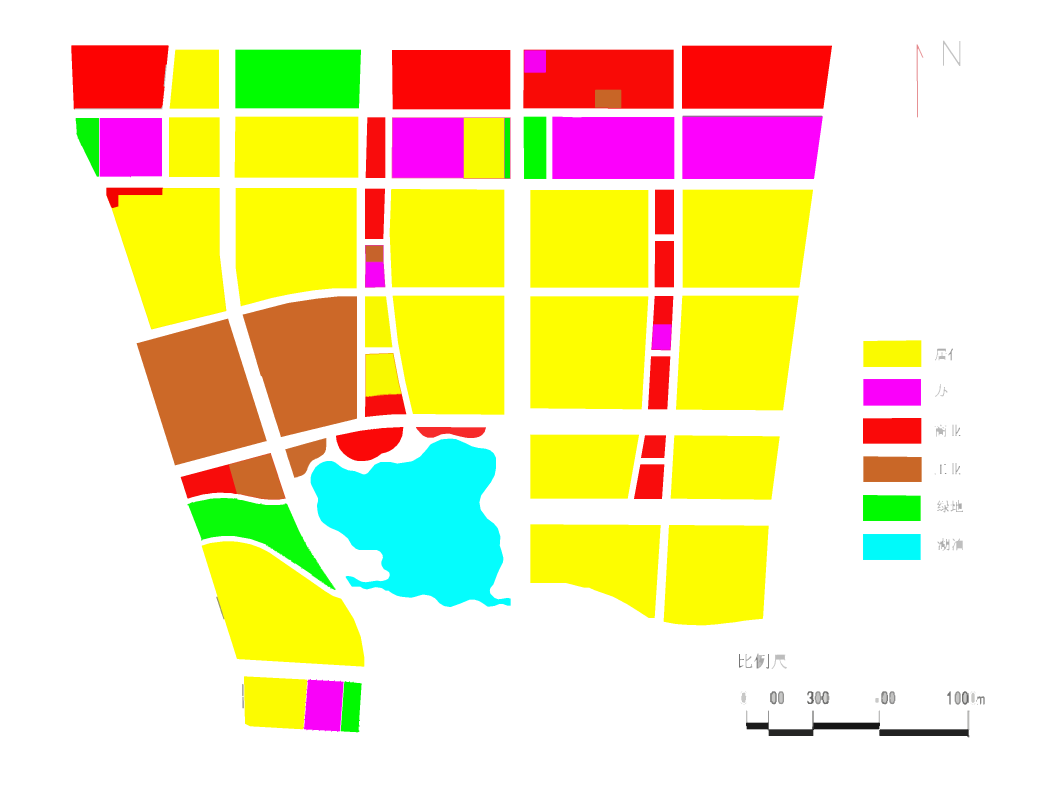
#> input picture contour-hierarchy/data_hierarchy3.png, 3151 x 2401 px (shown at 1/3 size)
$ jupyter execute --allow-errors contour-hierachy-redraw-line-scale-area.ipynb
#> lines starting #> are read from the running program, lines starting #| are printed output that depends on the picture; after the words box and inside, x2 and y2 are one past the last pixel; in counts of white or black regions, pixels touching at a corner belong together
[cell 1]
import numpy as np
import cv2 as cv

src = cv.imread('data_hierarchy3.png')
#> src is the input picture: shape (2401, 3151, 3); mean B, G, R 178.7, 227.2, 239.9
maxSizeOfOriginalSrcImg = max(src.shape[0], src.shape[1])
src = cv.resize(src, (0,0), fx=1000/maxSizeOfOriginalSrcImg, fy=1000/maxSizeOfOriginalSrcImg)
#> src: shape (762, 1000, 3)
reDrewnLine = src.copy()

# re-draw  all edges
gray = cv.cvtColor(reDrewnLine, cv.COLOR_BGR2GRAY)
edges = cv.Canny(gray,0,255)
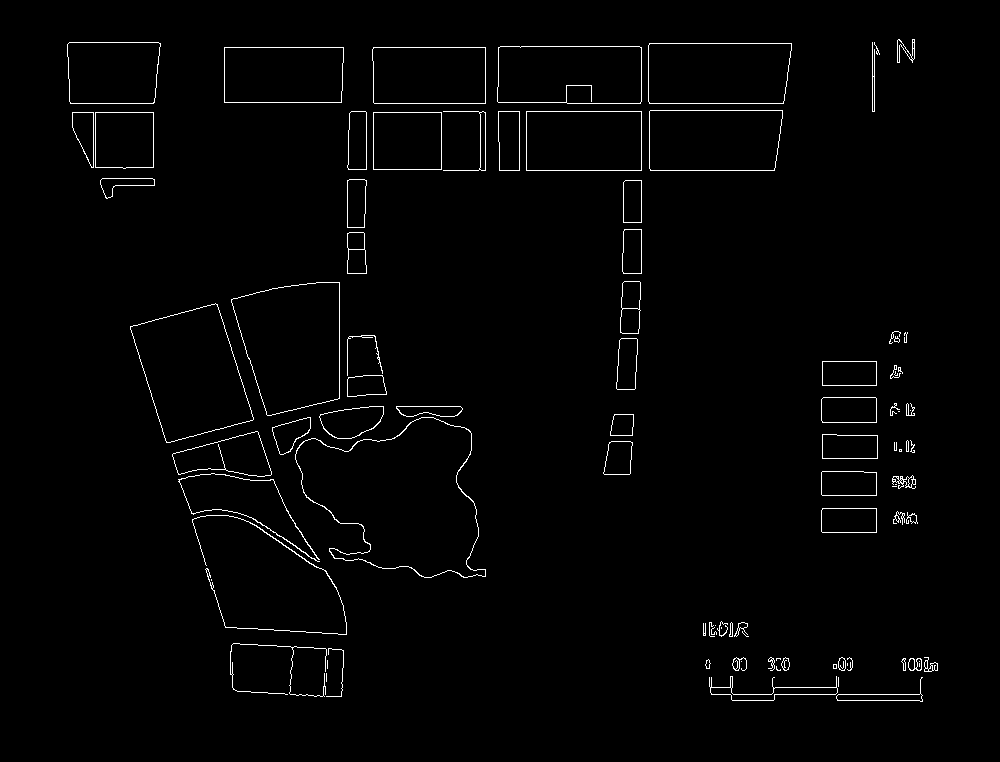
#> edges: shape (762, 1000); 1.5% white in thin lines or dots, all inside (x1, y1, x2, y2) = (67, 39, 938, 702)
contours1, hierarchy1 = cv.findContours(edges, cv.RETR_TREE, cv.CHAIN_APPROX_SIMPLE)
#> contours1 = 193 contours, 79 with area under 20; largest, box (x1, y1, x2, y2) and area: (295, 417, 486, 578) 19690, (295, 417, 486, 578) 19564, (231, 282, 340, 416) 11142, (231, 282, 340, 416) 11140, (130, 303, 254, 443) 10994
cv.drawContours(reDrewnLine, contours1, -1, (0,0,0), 3)
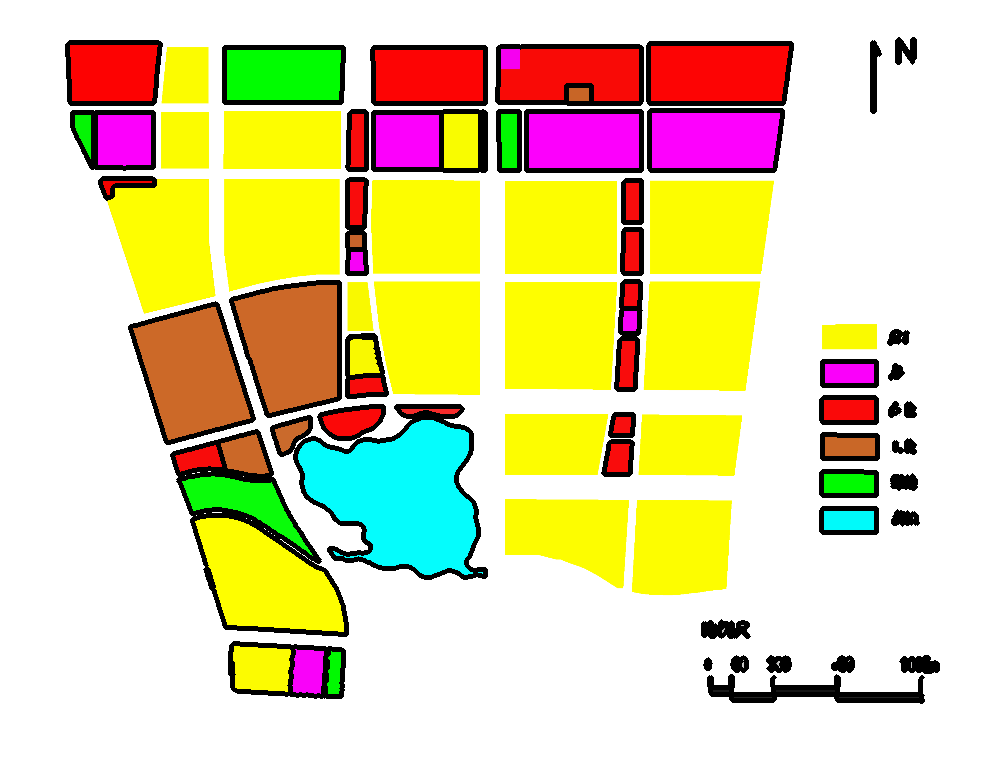
#> reDrewnLine: shape (762, 1000, 3); mean B, G, R 166.9, 214.6, 224.8

# get contours by re-draw edges
gray = cv.cvtColor(reDrewnLine, cv.COLOR_BGR2GRAY)
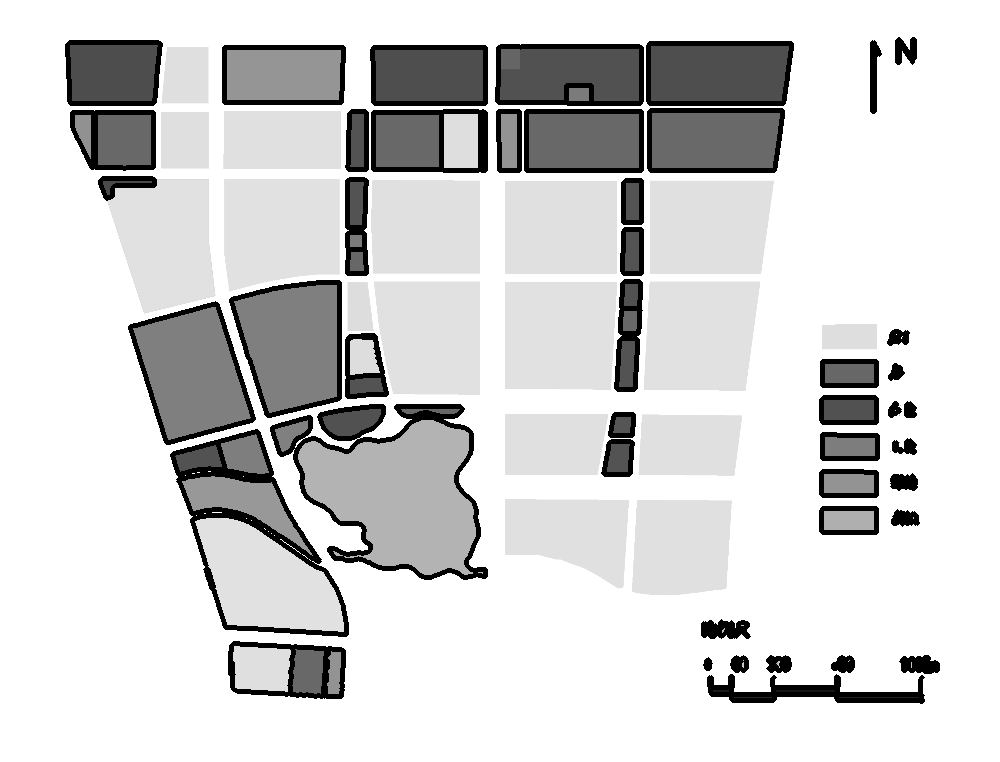
#> gray: shape (762, 1000); min 0, max 255, mean 212.2
edges = cv.Canny(gray,0,255)
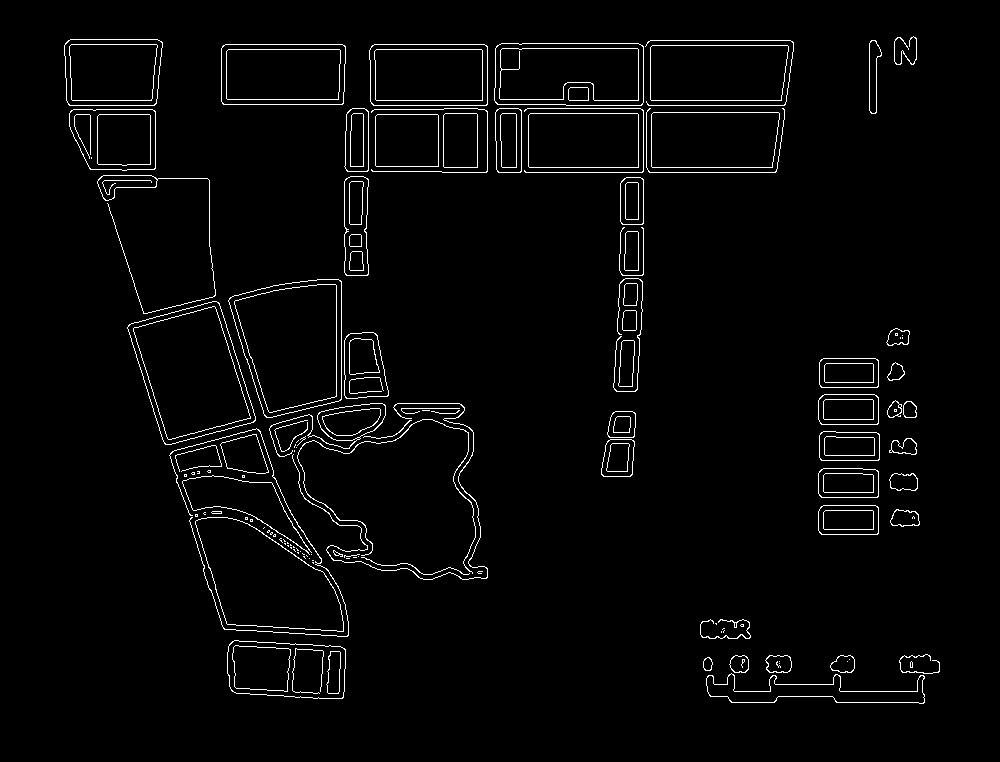
#> edges: shape (762, 1000); 2.6% white in thin lines or dots, all inside (x1, y1, x2, y2) = (64, 36, 940, 704)
contours1, hierarchy1 = cv.findContours(edges, cv.RETR_TREE, cv.CHAIN_APPROX_SIMPLE)
#> contours1 = 251 contours, 102 with area under 20; largest, box (x1, y1, x2, y2) and area: (228, 279, 342, 418) 12168, (228, 279, 342, 418) 12160, (127, 301, 256, 445) 12020, (127, 301, 256, 445) 12012, (195, 517, 344, 632) 10705

# hierarchy [Next, Previous, First_Child, Parent]
print(len(contours1))
#| 251
print(contours1[0])
#> (printed output is left out)
print(contours1[0] + 1)
#> (printed output is left out)

copy = src.copy()
cv.drawContours(copy, contours1, -1, (0,0,0), 1)
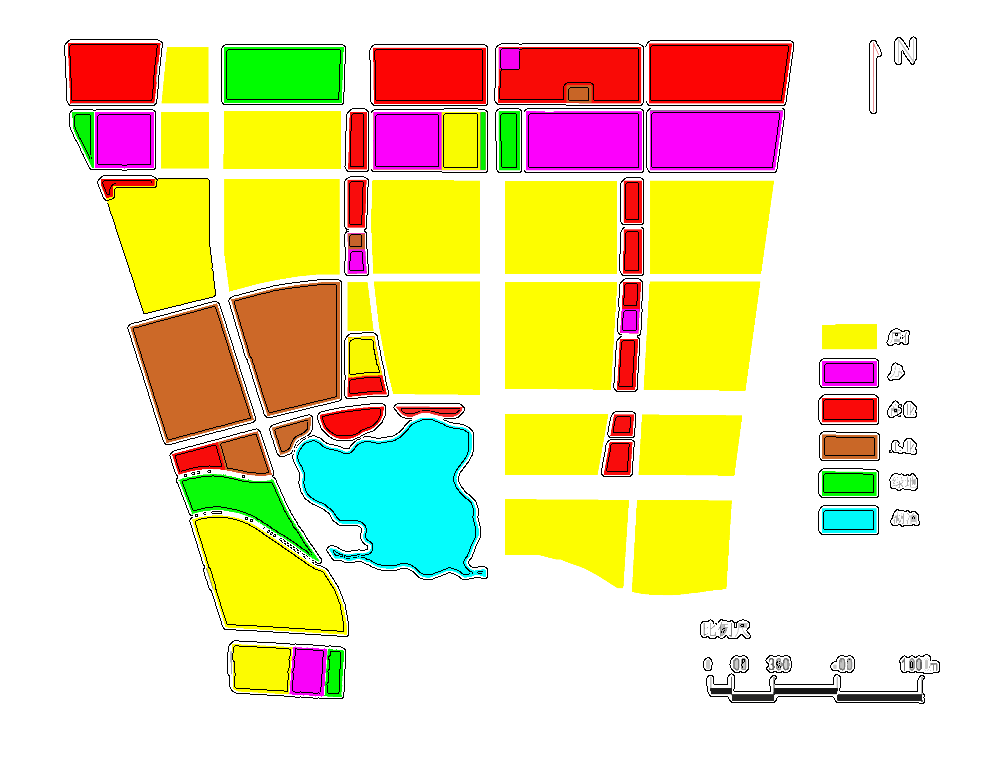
#> copy: shape (762, 1000, 3); mean B, G, R 174.2, 222.4, 234.1
currentRootIndex = -1
rootRegions = {}
for i,cnt in enumerate(contours1):
    x,y,w,h = cv.boundingRect(cnt)
    print(i, hierarchy1[0][i])
    if hierarchy1[0][i][3] == -1:
        # root region
        currentRootIndex = i + 1
        if currentRootIndex == len(contours1):
            break
        rootRegion = {'index': i, 'contour': cv.contourArea(contours1[currentRootIndex]), 'childRegion': []}
        rootRegions[currentRootIndex] = rootRegion
    elif hierarchy1[0][i][3] == currentRootIndex:
        rootRegions[currentRootIndex]['childRegion'].append({'index': i, 'contour': cv.contourArea(cnt)})
#> this loop made 251 passes
#> (cnt, x, y, w, h, rootRegion) on passes 28 to 30: ([[721, 631], [721, 632]], 721, 631, 1, 2, {'index': 27, 'contour': 0, 'childRegion': []}), ([[724, 630], [723, 631], [723, 632], [723, 631]], 723, 630, 2, 3, {'index': 28, 'contour': 0, 'childRegion': []}), ([[723, 628], [722, 629], [723, 628], [724, 628]], 722, 628, 3, 2, {'index': 29, 'contour': 5, 'childRegion': []})
#> (printed output is left out)
#> after the loop, rootRegions = 115 items

print(rootRegions)
#> (printed output is left out)
#> (the rest of this cell did not finish here and is left out)

$ run again, with contour-hierarchy/data_hierarchy1.png copied over contour-hierarchy/data_hierarchy3.png
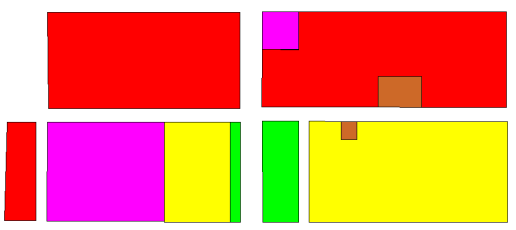
#> input picture contour-hierarchy/data_hierarchy1.png, 516 x 230 px
#> src is the input picture: shape (230, 516, 3); mean B, G, R 93, 132, 240.5
#> src: shape (446, 1000, 3)
#> `edges = cv.Canny(gray,0,255)`:
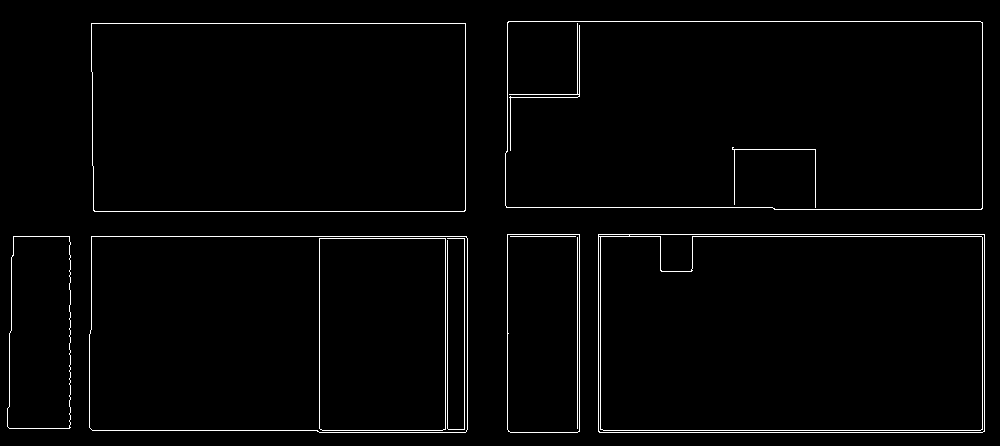
#> edges: shape (446, 1000); 2% white in thin lines or dots
#> `contours1, hierarchy1 = cv.findContours(edges, cv.RETR_TREE, cv.CHAIN_..`: contours1 = 21 contours, 5 with area under 20; largest, box (x1, y1, x2, y2) and area: (505, 21, 983, 210) 88875, (505, 21, 983, 210) 88869, (598, 234, 985, 433) 76426, (89, 236, 468, 433) 73431, (89, 236, 468, 433) 73429
#> reDrewnLine: shape (446, 1000, 3); mean B, G, R 82.6, 117.9, 224.4
#> `contours1, hierarchy1 = cv.findContours(edges, cv.RETR_TREE, cv.CHAIN_..`: contours1 = 34 contours; largest, box (x1, y1, x2, y2) and area: (502, 18, 985, 212) 92190, (502, 18, 985, 212) 92181, (595, 231, 987, 435) 79355, (595, 231, 987, 435) 79348, (86, 233, 470, 435) 76291
#| 34
#> (printed output is left out)
#> (printed output is left out)
#> `cv.drawContours(copy, contours1, -1, (0,0,0), 1)`:
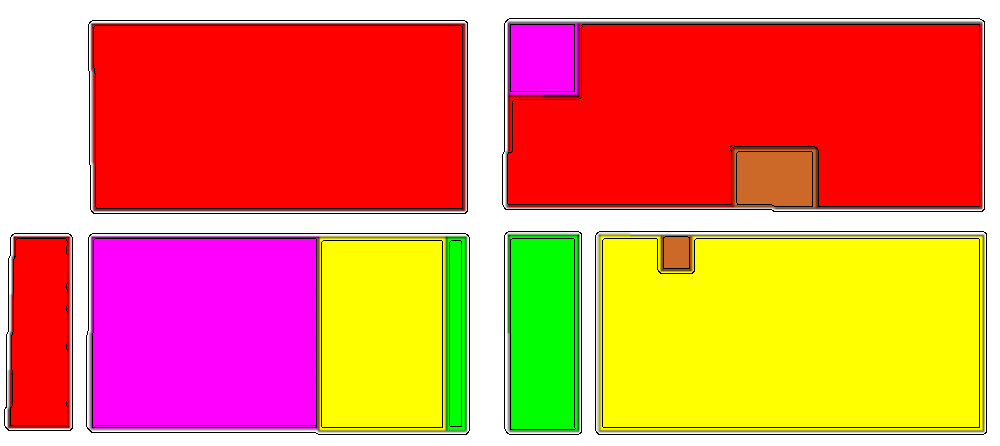
#> copy: shape (446, 1000, 3); mean B, G, R 89, 127.1, 233.7
#> the loop `for i,cnt in enumerate(contours1):` made 34 passes
#> (x, y, w, h, rootRegion) on passes 1, 9, 13, 19, 23, 27: (86, 233, 384, 202, {'index': 0, 'contour': 76281, 'childRegion': []}), (4, 233, 69, 198, {'index': 8, 'contour': 12767, 'childRegion': []}), (595, 231, 392, 204, {'index': 12, 'contour': 79348, 'childRegion': []}), (504, 231, 78, 204, {'index': 18, 'contour': 15600.5, 'childRegion': []}), (88, 20, 380, 194, {'index': 22, 'contour': 72931, 'childRegion': []}), (502, 18, 483, 194, {'index': 26, 'contour': 92181, 'childRegion': []})
#> (printed output is left out)
#> after the loop `for i,cnt in enumerate(contours1):`: rootRegions = 6 items
#> (printed output is left out)

$ run again, with contour-hierarchy/data_hierarchy2.png copied over contour-hierarchy/data_hierarchy3.png
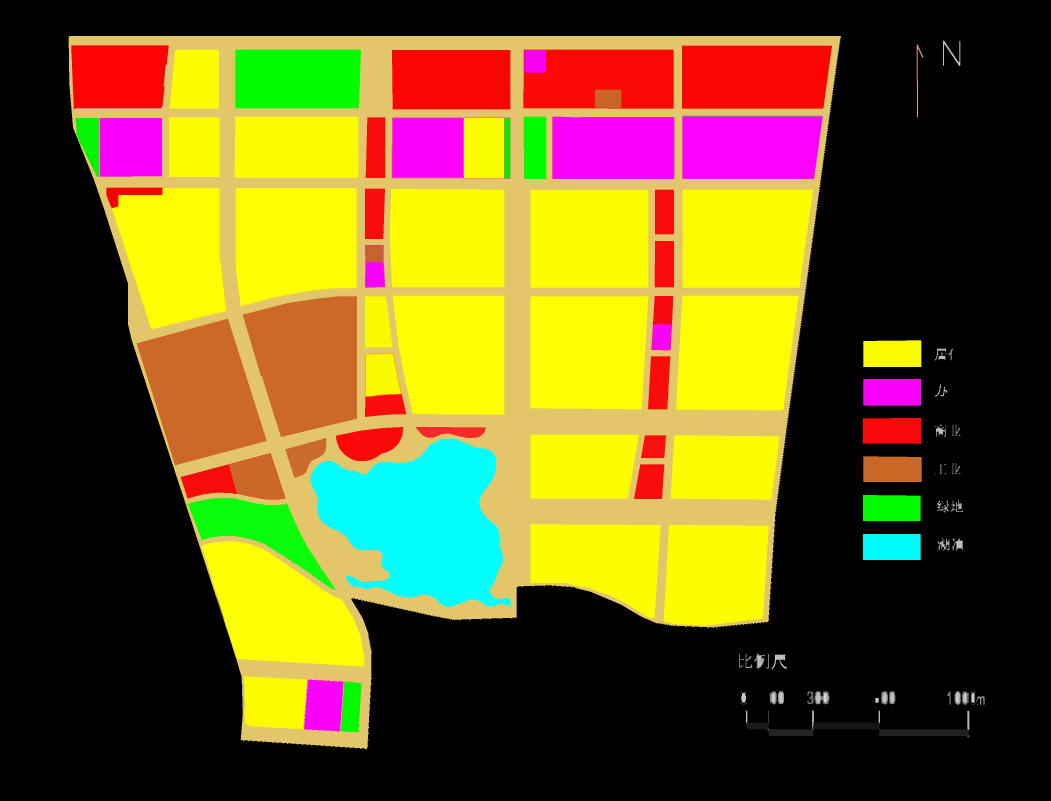
#> input picture contour-hierarchy/data_hierarchy2.png, 3151 x 2401 px (shown at 1/3 size)
#> src is the input picture: shape (2401, 3151, 3); mean B, G, R 30.8, 90.7, 106.9
#> src: shape (762, 1000, 3)
#> `edges = cv.Canny(gray,0,255)`:
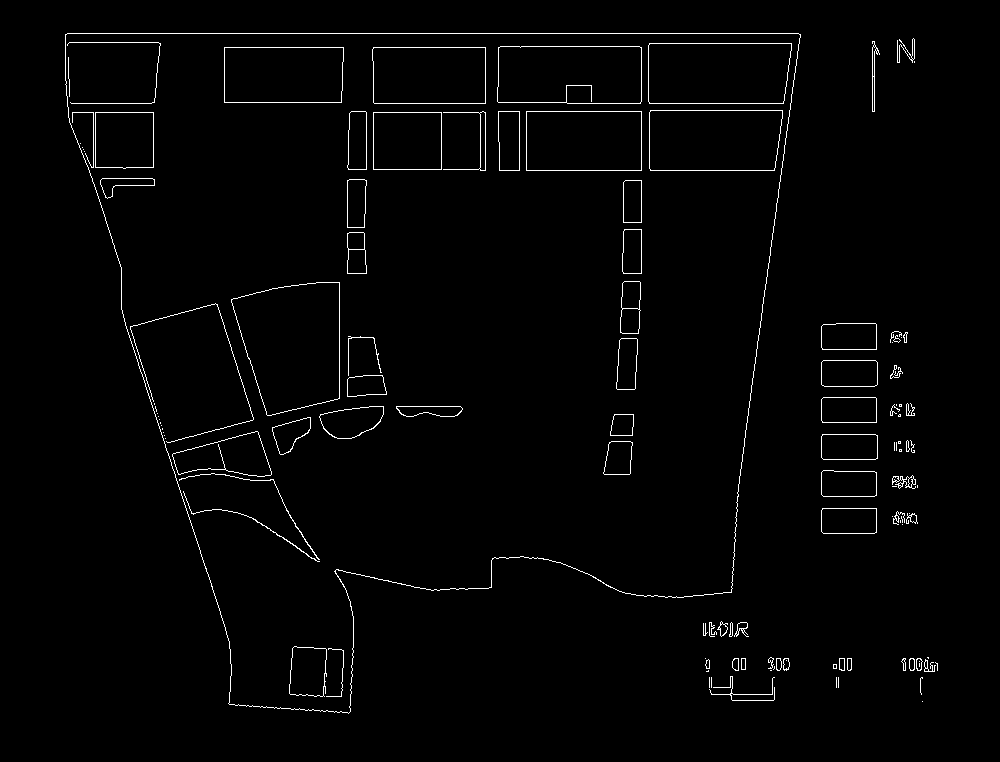
#> edges: shape (762, 1000); 1.6% white in thin lines or dots, all inside (x1, y1, x2, y2) = (65, 33, 938, 714)
#> `contours1, hierarchy1 = cv.findContours(edges, cv.RETR_TREE, cv.CHAIN_..`: contours1 = 211 contours, 94 with area under 20; largest, box (x1, y1, x2, y2) and area: (65, 33, 801, 714) 364307, (65, 33, 801, 714) 364280, (231, 282, 340, 416) 11138, (231, 282, 340, 416) 11136, (648, 43, 792, 104) 8358
#> reDrewnLine: shape (762, 1000, 3); mean B, G, R 25.6, 82.4, 94.8
#> `contours1, hierarchy1 = cv.findContours(edges, cv.RETR_TREE, cv.CHAIN_..`: contours1 = 161 contours, 60 with area under 20; largest, box (x1, y1, x2, y2) and area: (228, 279, 342, 418) 12164, (228, 279, 342, 418) 12156, (234, 284, 337, 413) 10108, (234, 284, 337, 413) 10107, (133, 306, 251, 440) 10006
#| 161
#| [[[785 662]]
#|  [[785 666]]
#|  [[787 666]]
#|  [[787 662]]]
#| [[[786 663]]
#|  [[786 667]]
#|  [[788 667]]
#|  [[788 663]]]
#> `cv.drawContours(copy, contours1, -1, (0,0,0), 1)`:
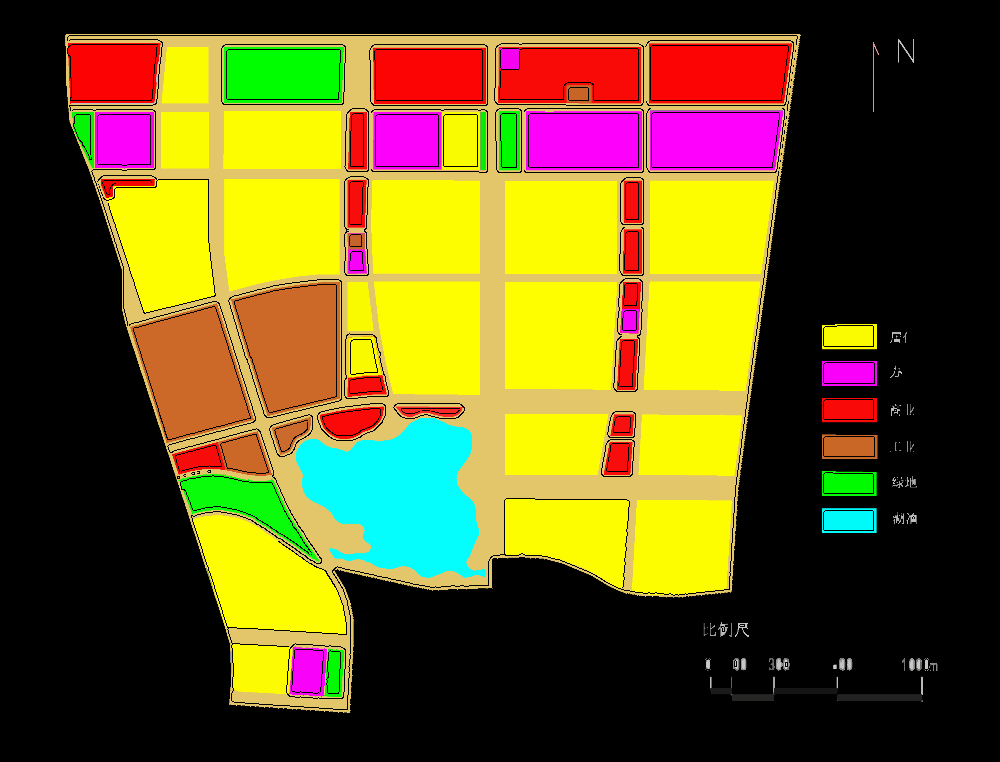
#> copy: shape (762, 1000, 3); mean B, G, R 28.9, 87.4, 102.1
#> the loop `for i,cnt in enumerate(contours1):` made 161 passes
#> (cnt, x, y, w, h, rootRegion) on passes 1, 18, 45: ([[785, 662], [785, 666], [787, 666], [787, 662]], 785, 662, 3, 5, {'index': 0, 'contour': 6, 'childRegion': []}), ([[177, 476], [177, 478], [179, 478], [179, 476]], 177, 476, 3, 3, {'index': 17, 'contour': 2, 'childRegion': []}), ([[894, 409], [894, 411], [896, 411], [896, 409]], 894, 409, 3, 3, {'index': 44, 'contour': 2, 'childRegion': []})
#> (printed output is left out)
#> after the loop `for i,cnt in enumerate(contours1):`: rootRegions = 81 items
#> (printed output is left out)
